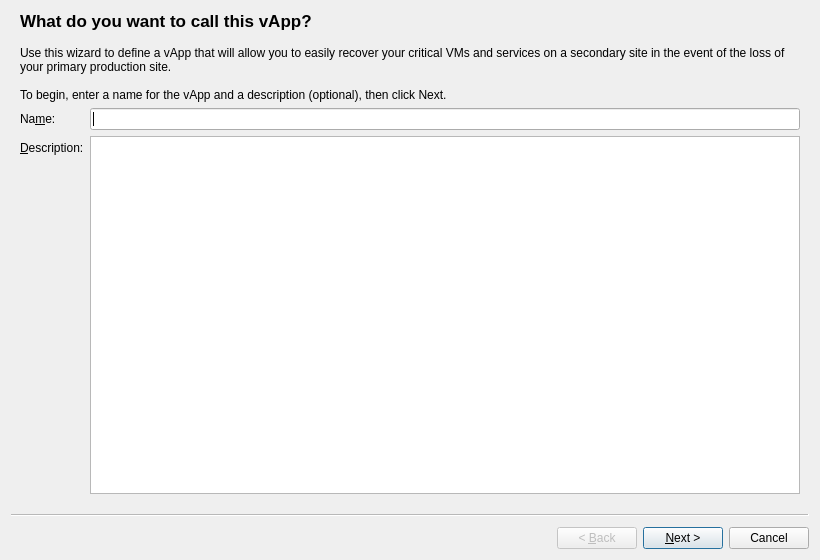
<?xml version="1.0" encoding="UTF-8"?>
<ui version="4.0">
 <class>NewVMApplianceWizard</class>
 <widget class="QWizard" name="NewVMApplianceWizard">
  <property name="geometry">
   <rect>
    <x>0</x>
    <y>0</y>
    <width>820</width>
    <height>560</height>
   </rect>
  </property>
  <property name="windowTitle">
   <string>New vApp</string>
  </property>
  <widget class="QWizardPage" name="pageName">
   <property name="title">
    <string>What do you want to call this vApp?</string>
   </property>
   <layout class="QVBoxLayout" name="nameLayout">
    <item>
     <widget class="QLabel" name="labelWizard">
      <property name="text">
       <string>Use this wizard to define a vApp that will allow you to easily recover your critical VMs and services on a secondary site in the event of the loss of your primary production site.

To begin, enter a name for the vApp and a description (optional), then click Next.</string>
      </property>
      <property name="wordWrap">
       <bool>true</bool>
      </property>
     </widget>
    </item>
    <item>
     <layout class="QFormLayout" name="nameForm">
      <item row="0" column="0">
       <widget class="QLabel" name="labelName">
        <property name="text">
         <string>Na&amp;me:</string>
        </property>
        <property name="buddy">
         <cstring>textName</cstring>
        </property>
       </widget>
      </item>
      <item row="0" column="1">
       <widget class="QLineEdit" name="textName"/>
      </item>
      <item row="1" column="0">
       <widget class="QLabel" name="labelDescription">
        <property name="text">
         <string>&amp;Description:</string>
        </property>
        <property name="buddy">
         <cstring>textDescription</cstring>
        </property>
       </widget>
      </item>
      <item row="1" column="1">
       <widget class="QPlainTextEdit" name="textDescription">
        <property name="tabChangesFocus">
         <bool>true</bool>
        </property>
       </widget>
      </item>
     </layout>
    </item>
   </layout>
  </widget>
  <widget class="QWizardPage" name="pageVMs">
   <property name="title">
    <string>Choose which VMs to include in this vApp</string>
   </property>
   <layout class="QVBoxLayout" name="vmsLayout">
    <property name="leftMargin">
     <number>0</number>
    </property>
    <property name="topMargin">
     <number>0</number>
    </property>
    <property name="rightMargin">
     <number>0</number>
    </property>
    <property name="bottomMargin">
     <number>0</number>
    </property>
   </layout>
  </widget>
  <widget class="QWizardPage" name="pageOrder">
   <property name="title">
    <string>Configure the startup sequence for the VMs in this vApp</string>
   </property>
   <layout class="QVBoxLayout" name="orderLayout">
    <property name="leftMargin">
     <number>0</number>
    </property>
    <property name="topMargin">
     <number>0</number>
    </property>
    <property name="rightMargin">
     <number>0</number>
    </property>
    <property name="bottomMargin">
     <number>0</number>
    </property>
   </layout>
  </widget>
  <widget class="QWizardPage" name="pageFinish">
   <property name="title">
    <string>Create the new vApp</string>
   </property>
   <layout class="QVBoxLayout" name="finishLayout">
    <item>
     <widget class="QLabel" name="labelFinish">
      <property name="text">
       <string>Review the new vApp below and click Previous if you want to change any settings or Finish to create the new vApp.</string>
      </property>
      <property name="wordWrap">
       <bool>true</bool>
      </property>
     </widget>
    </item>
    <item>
     <widget class="QPlainTextEdit" name="textSummary">
      <property name="readOnly">
       <bool>true</bool>
      </property>
     </widget>
    </item>
   </layout>
  </widget>
 </widget>
 <resources/>
 <connections/>
</ui>
